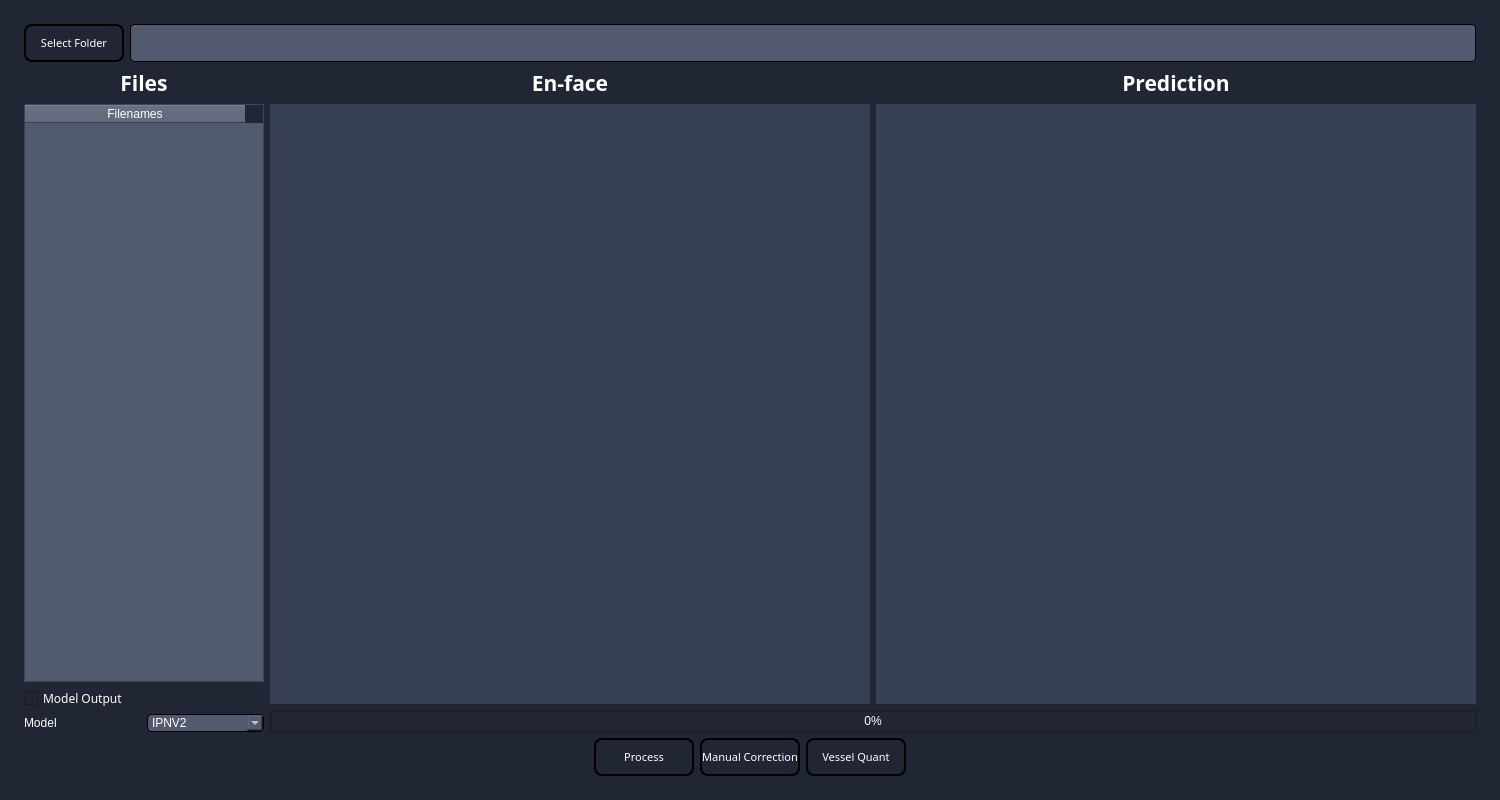
<?xml version="1.0" encoding="UTF-8"?>
<ui version="4.0">
 <class>VasSeg</class>
 <widget class="QMainWindow" name="VasSeg">
  <property name="geometry">
   <rect>
    <x>0</x>
    <y>0</y>
    <width>1500</width>
    <height>800</height>
   </rect>
  </property>
  <property name="minimumSize">
   <size>
    <width>1500</width>
    <height>800</height>
   </size>
  </property>
  <property name="maximumSize">
   <size>
    <width>1500</width>
    <height>800</height>
   </size>
  </property>
  <property name="mouseTracking">
   <bool>true</bool>
  </property>
  <property name="windowTitle">
   <string>MainWindow</string>
  </property>
  <property name="styleSheet">
   <string notr="true">background-color:rgb(32, 38, 52);</string>
  </property>
  <property name="tabShape">
   <enum>QTabWidget::Rounded</enum>
  </property>
  <widget class="QWidget" name="centralwidget">
   <property name="minimumSize">
    <size>
     <width>1500</width>
     <height>800</height>
    </size>
   </property>
   <property name="maximumSize">
    <size>
     <width>1500</width>
     <height>800</height>
    </size>
   </property>
   <property name="mouseTracking">
    <bool>true</bool>
   </property>
   <property name="styleSheet">
    <string notr="true">background-color:rgb(32, 38, 52);</string>
   </property>
   <layout class="QGridLayout" name="gridLayout">
    <item row="1" column="1">
     <layout class="QVBoxLayout" name="verticalLayout_5">
      <item>
       <layout class="QHBoxLayout" name="horizontalLayout_63">
        <item>
         <widget class="QToolButton" name="main_button_select_folder">
          <property name="minimumSize">
           <size>
            <width>100</width>
            <height>38</height>
           </size>
          </property>
          <property name="maximumSize">
           <size>
            <width>100</width>
            <height>38</height>
           </size>
          </property>
          <property name="font">
           <font>
            <family>微软雅黑</family>
            <pointsize>8</pointsize>
            <kerning>true</kerning>
           </font>
          </property>
          <property name="styleSheet">
           <string notr="true">QToolButton {
	color:white; 
	background:qlineargradient(spread:pad, x1:0, y1:1, x2:0, y2:0, 		stop:0 rgba(32, 38, 52, 255), 
		stop:1 rgba(91, 99, 120, 255));
	border: 2px solid black;
	border-radius: 8px;
}

QToolButton:checked {
	color:white; 
	background-color: rgba(121, 129, 150, 255);
	border: 2px solid black;
	border-radius: 8px;
	padding: 0;
}

QToolButton:disabled {
	color:gray; 
	background-color: rgba(32, 38, 52, 255);
	border: 2px solid black;
	border-radius: 8px;
	padding: 0;
}</string>
          </property>
          <property name="text">
           <string>Select Folder</string>
          </property>
          <property name="icon">
           <iconset>
            <normaloff>icons/folder.png</normaloff>icons/folder.png</iconset>
          </property>
          <property name="iconSize">
           <size>
            <width>18</width>
            <height>18</height>
           </size>
          </property>
          <property name="toolButtonStyle">
           <enum>Qt::ToolButtonTextUnderIcon</enum>
          </property>
         </widget>
        </item>
        <item>
         <widget class="QLineEdit" name="main_lineEdit_folder">
          <property name="minimumSize">
           <size>
            <width>0</width>
            <height>38</height>
           </size>
          </property>
          <property name="styleSheet">
           <string notr="true">QLineEdit {
	border-radius: 4px;
	background-color:rgb(83, 89, 110);
	color:white;
	border: 1px solid black;
}

QLineEdit:disabled {
	border-radius: 4px;
	background-color:rgb(83, 89, 110);
	color:rgb(200, 200, 200);
	border: 0px solid black;
}</string>
          </property>
          <property name="readOnly">
           <bool>true</bool>
          </property>
         </widget>
        </item>
       </layout>
      </item>
      <item>
       <layout class="QHBoxLayout" name="horizontalLayout_2">
        <item>
         <layout class="QVBoxLayout" name="verticalLayout_2">
          <item>
           <widget class="QLabel" name="label_Structure_6">
            <property name="sizePolicy">
             <sizepolicy hsizetype="Preferred" vsizetype="Maximum">
              <horstretch>0</horstretch>
              <verstretch>0</verstretch>
             </sizepolicy>
            </property>
            <property name="minimumSize">
             <size>
              <width>0</width>
              <height>30</height>
             </size>
            </property>
            <property name="maximumSize">
             <size>
              <width>16777215</width>
              <height>30</height>
             </size>
            </property>
            <property name="font">
             <font>
              <family>微软雅黑</family>
              <pointsize>16</pointsize>
              <weight>75</weight>
              <bold>true</bold>
             </font>
            </property>
            <property name="styleSheet">
             <string notr="true">color:rgb(255,255,255);</string>
            </property>
            <property name="text">
             <string>Files</string>
            </property>
            <property name="alignment">
             <set>Qt::AlignBottom|Qt::AlignHCenter</set>
            </property>
           </widget>
          </item>
          <item>
           <widget class="QTableWidget" name="main_tableWidget">
            <property name="minimumSize">
             <size>
              <width>240</width>
              <height>550</height>
             </size>
            </property>
            <property name="maximumSize">
             <size>
              <width>240</width>
              <height>16777215</height>
             </size>
            </property>
            <property name="font">
             <font>
              <pointsize>6</pointsize>
             </font>
            </property>
            <property name="autoFillBackground">
             <bool>true</bool>
            </property>
            <property name="styleSheet">
             <string notr="true">QTableWidget {
	alternate-background-color: rgb(56, 64, 85); 
	background-color:rgb(81, 89, 110);
	color:white;
}

QLineEdit {
	color:white;
}

QHeaderView::section {background-color:rgb(81, 89, 110); color: rgb(255, 255, 255);}

QScrollBar:vertical {	
	width:10px;
}</string>
            </property>
            <property name="alternatingRowColors">
             <bool>true</bool>
            </property>
            <property name="columnCount">
             <number>1</number>
            </property>
            <attribute name="horizontalHeaderDefaultSectionSize">
             <number>220</number>
            </attribute>
            <attribute name="verticalHeaderDefaultSectionSize">
             <number>26</number>
            </attribute>
            <column>
             <property name="text">
              <string>Filenames</string>
             </property>
             <property name="textAlignment">
              <set>AlignCenter</set>
             </property>
            </column>
           </widget>
          </item>
          <item>
           <layout class="QHBoxLayout" name="horizontalLayout_64">
            <item>
             <widget class="QCheckBox" name="main_checkBox_model_output">
              <property name="sizePolicy">
               <sizepolicy hsizetype="Expanding" vsizetype="Fixed">
                <horstretch>0</horstretch>
                <verstretch>0</verstretch>
               </sizepolicy>
              </property>
              <property name="minimumSize">
               <size>
                <width>240</width>
                <height>20</height>
               </size>
              </property>
              <property name="maximumSize">
               <size>
                <width>240</width>
                <height>20</height>
               </size>
              </property>
              <property name="font">
               <font>
                <family>微软雅黑</family>
               </font>
              </property>
              <property name="styleSheet">
               <string notr="true">color:rgb(255,255,255);</string>
              </property>
              <property name="text">
               <string>Model Output</string>
              </property>
              <property name="checked">
               <bool>false</bool>
              </property>
             </widget>
            </item>
           </layout>
          </item>
          <item>
           <layout class="QHBoxLayout" name="horizontalLayout_62">
            <item>
             <widget class="QLabel" name="label">
              <property name="styleSheet">
               <string notr="true">color:rgb(255,255,255);</string>
              </property>
              <property name="text">
               <string>Model</string>
              </property>
             </widget>
            </item>
            <item>
             <widget class="QComboBox" name="main_comboBox_model">
              <property name="sizePolicy">
               <sizepolicy hsizetype="Minimum" vsizetype="Fixed">
                <horstretch>0</horstretch>
                <verstretch>0</verstretch>
               </sizepolicy>
              </property>
              <property name="styleSheet">
               <string notr="true">QComboBox {
	border-radius: 4px;
	background-color:rgb(83, 89, 110);
	color:white;
	border: 1px solid black;
}

QComboBox QAbstractItemView { color: white; }

QComboBox:disabled {
	border-radius: 4px;
	background-color:rgb(83, 89, 110);
	color:rgb(200, 200, 200);
	border: 0px solid black;
}</string>
              </property>
              <item>
               <property name="text">
                <string>IPNV2</string>
               </property>
              </item>
             </widget>
            </item>
           </layout>
          </item>
         </layout>
        </item>
        <item>
         <layout class="QVBoxLayout" name="verticalLayout_4">
          <item>
           <layout class="QHBoxLayout" name="horizontalLayout">
            <item>
             <layout class="QVBoxLayout" name="verticalLayout">
              <item>
               <widget class="QLabel" name="label_Structure_4">
                <property name="sizePolicy">
                 <sizepolicy hsizetype="Preferred" vsizetype="Maximum">
                  <horstretch>0</horstretch>
                  <verstretch>0</verstretch>
                 </sizepolicy>
                </property>
                <property name="minimumSize">
                 <size>
                  <width>0</width>
                  <height>30</height>
                 </size>
                </property>
                <property name="maximumSize">
                 <size>
                  <width>16777215</width>
                  <height>30</height>
                 </size>
                </property>
                <property name="font">
                 <font>
                  <family>微软雅黑</family>
                  <pointsize>16</pointsize>
                  <weight>75</weight>
                  <bold>true</bold>
                 </font>
                </property>
                <property name="styleSheet">
                 <string notr="true">color:rgb(255,255,255);</string>
                </property>
                <property name="text">
                 <string>En-face</string>
                </property>
                <property name="alignment">
                 <set>Qt::AlignBottom|Qt::AlignHCenter</set>
                </property>
               </widget>
              </item>
              <item>
               <widget class="QLabel" name="main_label_enface">
                <property name="sizePolicy">
                 <sizepolicy hsizetype="Minimum" vsizetype="Expanding">
                  <horstretch>0</horstretch>
                  <verstretch>0</verstretch>
                 </sizepolicy>
                </property>
                <property name="minimumSize">
                 <size>
                  <width>600</width>
                  <height>600</height>
                 </size>
                </property>
                <property name="maximumSize">
                 <size>
                  <width>600</width>
                  <height>600</height>
                 </size>
                </property>
                <property name="font">
                 <font>
                  <family>Arial</family>
                 </font>
                </property>
                <property name="cursor">
                 <cursorShape>ArrowCursor</cursorShape>
                </property>
                <property name="contextMenuPolicy">
                 <enum>Qt::DefaultContextMenu</enum>
                </property>
                <property name="autoFillBackground">
                 <bool>false</bool>
                </property>
                <property name="styleSheet">
                 <string notr="true">background-color: rgb(56, 64, 85);</string>
                </property>
                <property name="frameShape">
                 <enum>QFrame::NoFrame</enum>
                </property>
                <property name="lineWidth">
                 <number>1</number>
                </property>
                <property name="text">
                 <string/>
                </property>
                <property name="scaledContents">
                 <bool>true</bool>
                </property>
                <property name="alignment">
                 <set>Qt::AlignCenter</set>
                </property>
                <property name="indent">
                 <number>-1</number>
                </property>
               </widget>
              </item>
             </layout>
            </item>
            <item>
             <layout class="QVBoxLayout" name="verticalLayout_3">
              <item>
               <widget class="QLabel" name="label_Structure_5">
                <property name="sizePolicy">
                 <sizepolicy hsizetype="Preferred" vsizetype="Maximum">
                  <horstretch>0</horstretch>
                  <verstretch>0</verstretch>
                 </sizepolicy>
                </property>
                <property name="minimumSize">
                 <size>
                  <width>0</width>
                  <height>30</height>
                 </size>
                </property>
                <property name="maximumSize">
                 <size>
                  <width>16777215</width>
                  <height>30</height>
                 </size>
                </property>
                <property name="font">
                 <font>
                  <family>微软雅黑</family>
                  <pointsize>16</pointsize>
                  <weight>75</weight>
                  <bold>true</bold>
                 </font>
                </property>
                <property name="styleSheet">
                 <string notr="true">color:rgb(255,255,255);</string>
                </property>
                <property name="text">
                 <string>Prediction</string>
                </property>
                <property name="alignment">
                 <set>Qt::AlignBottom|Qt::AlignHCenter</set>
                </property>
               </widget>
              </item>
              <item>
               <widget class="QLabel" name="main_label_prediction">
                <property name="sizePolicy">
                 <sizepolicy hsizetype="Minimum" vsizetype="Expanding">
                  <horstretch>0</horstretch>
                  <verstretch>0</verstretch>
                 </sizepolicy>
                </property>
                <property name="minimumSize">
                 <size>
                  <width>600</width>
                  <height>600</height>
                 </size>
                </property>
                <property name="maximumSize">
                 <size>
                  <width>600</width>
                  <height>600</height>
                 </size>
                </property>
                <property name="font">
                 <font>
                  <family>Arial</family>
                 </font>
                </property>
                <property name="cursor">
                 <cursorShape>ArrowCursor</cursorShape>
                </property>
                <property name="contextMenuPolicy">
                 <enum>Qt::DefaultContextMenu</enum>
                </property>
                <property name="autoFillBackground">
                 <bool>false</bool>
                </property>
                <property name="styleSheet">
                 <string notr="true">background-color: rgb(56, 64, 85);</string>
                </property>
                <property name="frameShape">
                 <enum>QFrame::NoFrame</enum>
                </property>
                <property name="lineWidth">
                 <number>1</number>
                </property>
                <property name="text">
                 <string/>
                </property>
                <property name="scaledContents">
                 <bool>true</bool>
                </property>
                <property name="alignment">
                 <set>Qt::AlignCenter</set>
                </property>
                <property name="indent">
                 <number>-1</number>
                </property>
               </widget>
              </item>
             </layout>
            </item>
           </layout>
          </item>
          <item>
           <widget class="QProgressBar" name="main_progressBar">
            <property name="styleSheet">
             <string notr="true">color:rgb(255,255,255);</string>
            </property>
            <property name="value">
             <number>0</number>
            </property>
           </widget>
          </item>
         </layout>
        </item>
       </layout>
      </item>
      <item>
       <layout class="QHBoxLayout" name="horizontalLayout_37">
        <item>
         <spacer name="horizontalSpacer">
          <property name="orientation">
           <enum>Qt::Horizontal</enum>
          </property>
          <property name="sizeHint" stdset="0">
           <size>
            <width>40</width>
            <height>20</height>
           </size>
          </property>
         </spacer>
        </item>
        <item>
         <widget class="QToolButton" name="button_process">
          <property name="minimumSize">
           <size>
            <width>100</width>
            <height>38</height>
           </size>
          </property>
          <property name="maximumSize">
           <size>
            <width>100</width>
            <height>38</height>
           </size>
          </property>
          <property name="font">
           <font>
            <family>微软雅黑</family>
            <pointsize>8</pointsize>
           </font>
          </property>
          <property name="toolTipDuration">
           <number>-1</number>
          </property>
          <property name="styleSheet">
           <string notr="true">QToolButton {
	color:white; 
	background:qlineargradient(spread:pad, x1:0, y1:1, x2:0, y2:0, 		stop:0 rgba(32, 38, 52, 255), 
		stop:1 rgba(91, 99, 120, 255));
	border: 2px solid black;
	border-radius: 8px;
}

QToolButton:checked {
	color:white; 
	background-color: rgba(121, 129, 150, 255);
	border: 2px solid black;
	border-radius: 8px;
	padding: 0;
}

QToolButton:disabled {
	color:gray; 
	background-color: rgba(32, 38, 52, 255);
	border: 2px solid black;
	border-radius: 8px;
	padding: 0;
}</string>
          </property>
          <property name="text">
           <string>Process</string>
          </property>
          <property name="icon">
           <iconset>
            <normaloff>icons/start.png</normaloff>
            <normalon>icons/stop.png</normalon>icons/start.png</iconset>
          </property>
          <property name="iconSize">
           <size>
            <width>18</width>
            <height>18</height>
           </size>
          </property>
          <property name="checkable">
           <bool>true</bool>
          </property>
          <property name="checked">
           <bool>false</bool>
          </property>
          <property name="toolButtonStyle">
           <enum>Qt::ToolButtonTextUnderIcon</enum>
          </property>
         </widget>
        </item>
        <item>
         <widget class="QToolButton" name="main_button_manual">
          <property name="minimumSize">
           <size>
            <width>100</width>
            <height>38</height>
           </size>
          </property>
          <property name="maximumSize">
           <size>
            <width>100</width>
            <height>38</height>
           </size>
          </property>
          <property name="font">
           <font>
            <family>微软雅黑</family>
            <pointsize>8</pointsize>
           </font>
          </property>
          <property name="toolTipDuration">
           <number>-1</number>
          </property>
          <property name="styleSheet">
           <string notr="true">QToolButton {
	color:white; 
	background:qlineargradient(spread:pad, x1:0, y1:1, x2:0, y2:0, 		stop:0 rgba(32, 38, 52, 255), 
		stop:1 rgba(91, 99, 120, 255));
	border: 2px solid black;
	border-radius: 8px;
}

QToolButton:checked {
	color:white; 
	background-color: rgba(121, 129, 150, 255);
	border: 2px solid black;
	border-radius: 8px;
	padding: 0;
}

QToolButton:disabled {
	color:gray; 
	background-color: rgba(32, 38, 52, 255);
	border: 2px solid black;
	border-radius: 8px;
	padding: 0;
}</string>
          </property>
          <property name="text">
           <string>Manual Correction</string>
          </property>
          <property name="icon">
           <iconset>
            <normaloff>icons/RoI.png</normaloff>icons/RoI.png</iconset>
          </property>
          <property name="iconSize">
           <size>
            <width>18</width>
            <height>18</height>
           </size>
          </property>
          <property name="checkable">
           <bool>false</bool>
          </property>
          <property name="checked">
           <bool>false</bool>
          </property>
          <property name="toolButtonStyle">
           <enum>Qt::ToolButtonTextUnderIcon</enum>
          </property>
         </widget>
        </item>
        <item>
         <widget class="QToolButton" name="main_button_vessel_quant">
          <property name="minimumSize">
           <size>
            <width>100</width>
            <height>38</height>
           </size>
          </property>
          <property name="maximumSize">
           <size>
            <width>100</width>
            <height>38</height>
           </size>
          </property>
          <property name="font">
           <font>
            <family>微软雅黑</family>
            <pointsize>8</pointsize>
           </font>
          </property>
          <property name="toolTipDuration">
           <number>-1</number>
          </property>
          <property name="styleSheet">
           <string notr="true">QToolButton {
	color:white; 
	background:qlineargradient(spread:pad, x1:0, y1:1, x2:0, y2:0, 		stop:0 rgba(32, 38, 52, 255), 
		stop:1 rgba(91, 99, 120, 255));
	border: 2px solid black;
	border-radius: 8px;
}

QToolButton:checked {
	color:white; 
	background-color: rgba(121, 129, 150, 255);
	border: 2px solid black;
	border-radius: 8px;
	padding: 0;
}

QToolButton:disabled {
	color:gray; 
	background-color: rgba(32, 38, 52, 255);
	border: 2px solid black;
	border-radius: 8px;
	padding: 0;
}</string>
          </property>
          <property name="text">
           <string>Vessel Quant</string>
          </property>
          <property name="icon">
           <iconset>
            <normaloff>icons/diagram.png</normaloff>icons/diagram.png</iconset>
          </property>
          <property name="iconSize">
           <size>
            <width>18</width>
            <height>18</height>
           </size>
          </property>
          <property name="checkable">
           <bool>false</bool>
          </property>
          <property name="checked">
           <bool>false</bool>
          </property>
          <property name="toolButtonStyle">
           <enum>Qt::ToolButtonTextUnderIcon</enum>
          </property>
         </widget>
        </item>
        <item>
         <spacer name="horizontalSpacer_21">
          <property name="orientation">
           <enum>Qt::Horizontal</enum>
          </property>
          <property name="sizeHint" stdset="0">
           <size>
            <width>40</width>
            <height>20</height>
           </size>
          </property>
         </spacer>
        </item>
       </layout>
      </item>
     </layout>
    </item>
    <item row="3" column="1">
     <spacer name="verticalSpacer_4">
      <property name="orientation">
       <enum>Qt::Vertical</enum>
      </property>
      <property name="sizeHint" stdset="0">
       <size>
        <width>20</width>
        <height>40</height>
       </size>
      </property>
     </spacer>
    </item>
    <item row="0" column="1">
     <spacer name="verticalSpacer_3">
      <property name="orientation">
       <enum>Qt::Vertical</enum>
      </property>
      <property name="sizeHint" stdset="0">
       <size>
        <width>20</width>
        <height>40</height>
       </size>
      </property>
     </spacer>
    </item>
    <item row="1" column="0">
     <spacer name="horizontalSpacer_2">
      <property name="orientation">
       <enum>Qt::Horizontal</enum>
      </property>
      <property name="sizeHint" stdset="0">
       <size>
        <width>40</width>
        <height>20</height>
       </size>
      </property>
     </spacer>
    </item>
    <item row="0" column="2" rowspan="3">
     <spacer name="horizontalSpacer_3">
      <property name="orientation">
       <enum>Qt::Horizontal</enum>
      </property>
      <property name="sizeHint" stdset="0">
       <size>
        <width>40</width>
        <height>20</height>
       </size>
      </property>
     </spacer>
    </item>
   </layout>
  </widget>
 </widget>
 <resources/>
 <connections/>
</ui>
